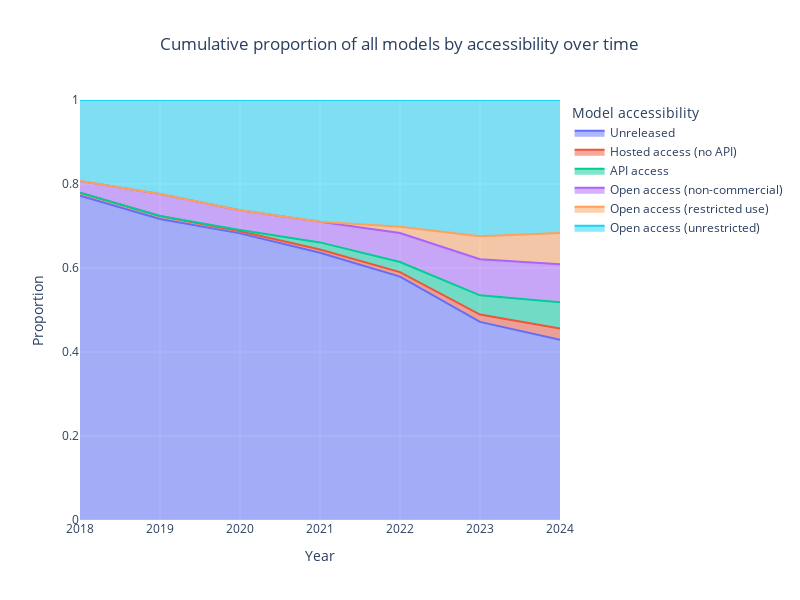

Notebook code cell kept with this figure:
### Code cell
fig = px.area(normalized_counts_total, x='Year', y='proportion', color='Model accessibility', line_group='Model accessibility',
              labels={'proportion': 'Proportion', 'Year': 'Year'},
              title='Cumulative proportion of all models by accessibility over time')

fig.update_yaxes(range=[0, 1])
fig.update_xaxes(range=[2018, 2024])
fig.update_layout(
    autosize=False,
    width=800,
    height=600,
    title_x=0.2,
)
# save_plot(fig, results_dir, f'proportion_by_accessibility')
fig.show()

### Figure 1 — Plotly figure (JSON) as saved in the notebook; plotly's stock layout.template omitted (floating-point values rounded to 4 significant figures)
{"data": [{"fillpattern": {"shape": ""}, "hovertemplate": "Model accessibility=Unreleased<br>Year=%{x}<br>Proportion=%{y}<extra></extra>", "legendgroup": "Unreleased", "line": {"color": "#636efa"}, "marker": {"symbol": "circle"}, "mode": "lines", "name": "Unreleased", "orientation": "v", "showlegend": true, "stackgroup": "1", "type": "scatter", "x": [2015, 2016, 2017, 2018, 2019, 2020, 2021, 2022, 2023, 2024], "xaxis": "x", "y": [0.6923, 0.775, 0.859, 0.7724, 0.7168, 0.6824, 0.6364, 0.5796, 0.4717, 0.4291], "yaxis": "y"}, {"fillpattern": {"shape": ""}, "hovertemplate": "Model accessibility=Hosted access (no API)<br>Year=%{x}<br>Proportion=%{y}<extra></extra>", "legendgroup": "Hosted access (no API)", "line": {"color": "#EF553B"}, "marker": {"symbol": "circle"}, "mode": "lines", "name": "Hosted access (no API)", "orientation": "v", "showlegend": true, "stackgroup": "1", "type": "scatter", "x": [2015, 2016, 2017, 2018, 2019, 2020, 2021, 2022, 2023, 2024], "xaxis": "x", "y": [0, 0.025, 0.01282, 0.006897, 0.006993, 0.005249, 0.007576, 0.01051, 0.01743, 0.02664], "yaxis": "y"}, {"fillpattern": {"shape": ""}, "hovertemplate": "Model accessibility=API access<br>Year=%{x}<br>Proportion=%{y}<extra></extra>", "legendgroup": "API access", "line": {"color": "#00cc96"}, "marker": {"symbol": "circle"}, "mode": "lines", "name": "API access", "orientation": "v", "showlegend": true, "stackgroup": "1", "type": "scatter", "x": [2015, 2016, 2017, 2018, 2019, 2020, 2021, 2022, 2023, 2024], "xaxis": "x", "y": [0, 0, 0, 0, 0, 0.002625, 0.01705, 0.02402, 0.04575, 0.0628], "yaxis": "y"}, {"fillpattern": {"shape": ""}, "hovertemplate": "Model accessibility=Open access (non-commercial)<br>Year=%{x}<br>Proportion=%{y}<extra></extra>", "legendgroup": "Open access (non-commercial)", "line": {"color": "#ab63fa"}, "marker": {"symbol": "circle"}, "mode": "lines", "name": "Open access (non-commercial)", "orientation": "v", "showlegend": true, "stackgroup": "1", "type": "scatter", "x": [2015, 2016, 2017, 2018, 2019, 2020, 2021, 2022, 2023, 2024], "xaxis": "x", "y": [0, 0.05, 0.02564, 0.02759, 0.05245, 0.04724, 0.04924, 0.06907, 0.08606, 0.09039], "yaxis": "y"}, {"fillpattern": {"shape": ""}, "hovertemplate": "Model accessibility=Open access (restricted use)<br>Year=%{x}<br>Proportion=%{y}<extra></extra>", "legendgroup": "Open access (restricted use)", "line": {"color": "#FFA15A"}, "marker": {"symbol": "circle"}, "mode": "lines", "name": "Open access (restricted use)", "orientation": "v", "showlegend": true, "stackgroup": "1", "type": "scatter", "x": [2015, 2016, 2017, 2018, 2019, 2020, 2021, 2022, 2023, 2024], "xaxis": "x", "y": [0, 0, 0, 0, 0, 0, 0, 0.01502, 0.05447, 0.07422], "yaxis": "y"}, {"fillpattern": {"shape": ""}, "hovertemplate": "Model accessibility=Open access (unrestricted)<br>Year=%{x}<br>Proportion=%{y}<extra></extra>", "legendgroup": "Open access (unrestricted)", "line": {"color": "#19d3f3"}, "marker": {"symbol": "circle"}, "mode": "lines", "name": "Open access (unrestricted)", "orientation": "v", "showlegend": true, "stackgroup": "1", "type": "scatter", "x": [2015, 2016, 2017, 2018, 2019, 2020, 2021, 2022, 2023, 2024], "xaxis": "x", "y": [0.3077, 0.15, 0.1026, 0.1931, 0.2238, 0.2625, 0.2898, 0.3018, 0.3246, 0.3168], "yaxis": "y"}], "layout": {"autosize": false, "height": 600, "legend": {"title": {"text": "Model accessibility"}, "tracegroupgap": 0}, "title": {"text": "Cumulative proportion of all models by accessibility over time", "x": 0.2}, "width": 800, "xaxis": {"anchor": "y", "domain": [0, 1], "range": [2018, 2024], "title": {"text": "Year"}}, "yaxis": {"anchor": "x", "domain": [0, 1], "range": [0, 1], "title": {"text": "Proportion"}}}}
